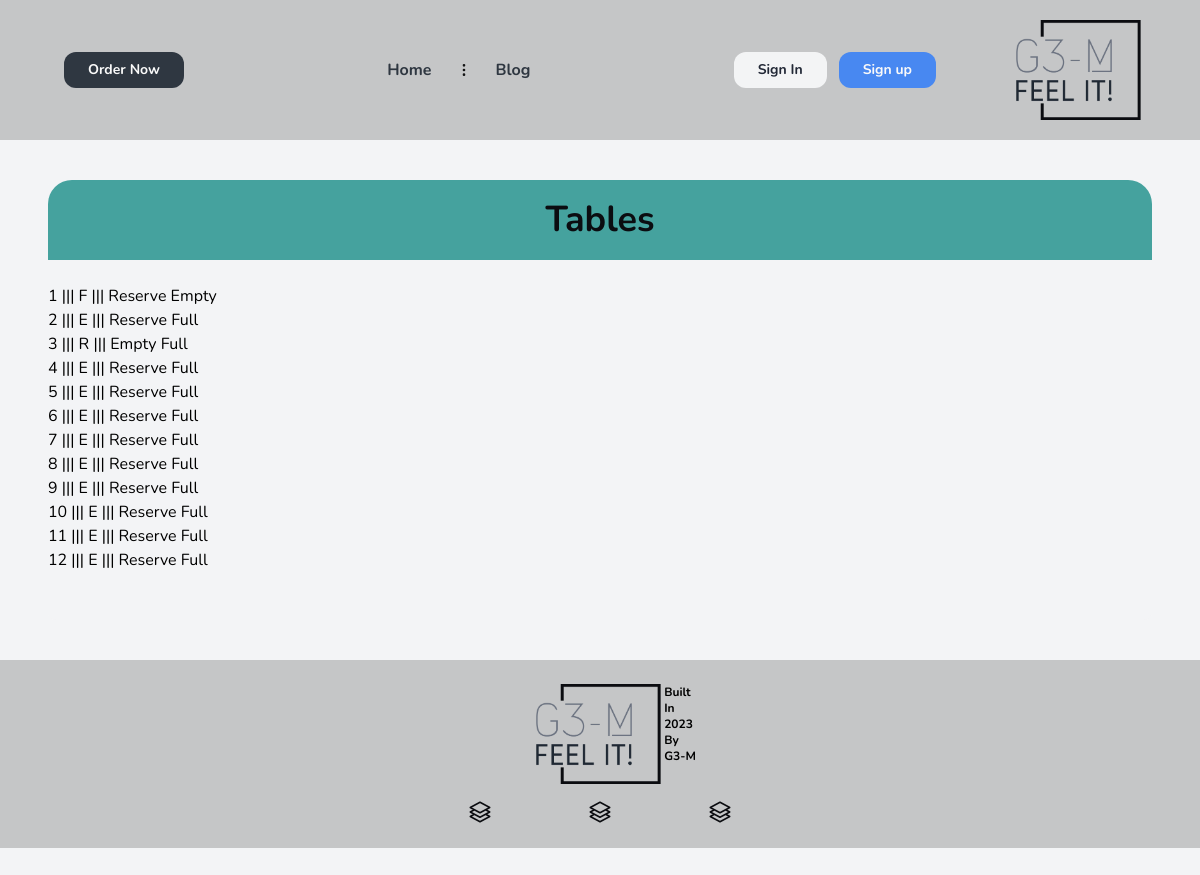
The app's page /tables/list-table, older data.
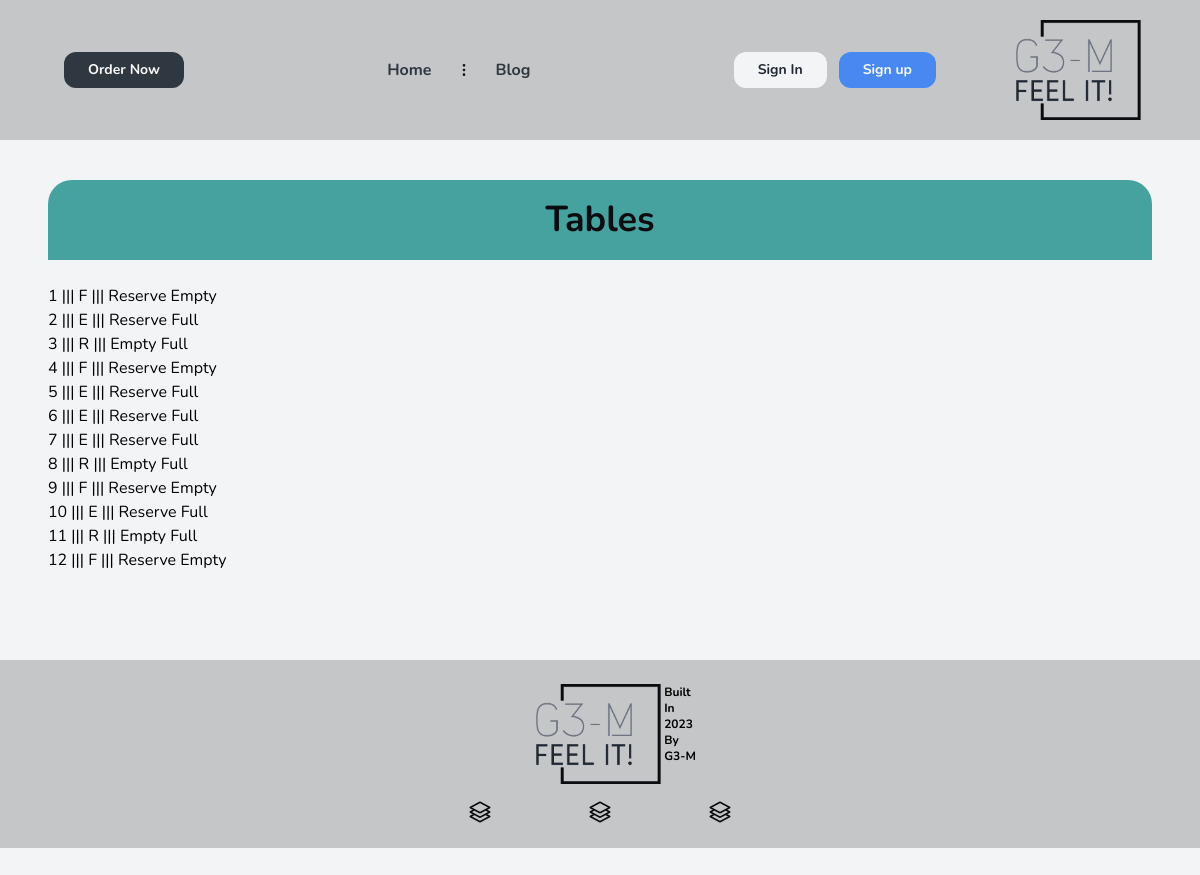
The same page, newer data.
### tables/models.py (models this page shows)
class Table(BaseModel):
    status_fields = [("R", "Reserved"), ("E", "Empty"), ("F", "Full"), ("T", "TakeAway")]
    number = models.PositiveIntegerField()
    status = models.CharField(max_length=1, choices=status_fields, default='E')
    def __str__(self) -> str:
        return f'{self.number}'

### tables/views.py (the view)
# urls.py: path('list-table', views.ListTableView.as_view(), name='list-table'),
class ListTableView(ListView):
    model = Table
    template_name = 'Reservation_ListTableTemplate.html'
    context_object_name = 'table'

### core/models.py (called while the page is built)
    def get_queryset(self):
        return super().get_queryset().filter(deleted_at__isnull=True)

### templates/Reservation_ListTableTemplate.html (shortened to what this page needs)
{% extends "base.html" %}
{% load widget_tweaks %}
{% block content %}
    <div class=" forms-div ">
    <h2 class='forms-header'>Tables</h2>
<div class="center">
	<ul class="tasks">
		{% for task in table %}
            <br>
            {{ task }} |||
            {{ task.status }}  |||
            {% if task.status != 'R' %}
            <form action="{% url 'tables:change-table-status' task.pk 'R' %}" method="post" style="display:inline;">
                <button type="submit">Reserve</button>
            </form>
            {% endif %}
            {% if task.status != 'E' %}
            <form action="{% url 'tables:change-table-status' task.pk 'E' %}" method="post" style="display:inline;">
                <button type="submit">Empty</button>
            </form>
            {% endif %}
            {% if task.status != 'F' %}
            <form action="{% url 'tables:change-table-status' task.pk 'F' %}" method="post" style="display:inline;">
                <button type="submit">Full</button>
            </form>
            {% endif %}
		{% endfor %}
	</ul>
</div>
{% endblock content %}

### templates/base.html (shortened to what this page needs)
{% load static %}
<!DOCTYPE html>
<html lang="en">
<head>
    <link rel="stylesheet" href="{% static 'src/styles.css' %}">
</head>
<body class="bg-gray-100 font-enfont">
    <div class="bg-cafe-white flex  px-4 py-5">
        <nav class=" px-4 lg:py-4 flex justify-between items-center bg-cafe-white  w-full lg:mx-8 opacity-90">
        <div>
            <a class="hidden lg:inline-block py-2 px-6 bg-cafe-gray hover:bg-cafe-blue text-sm text-white font-bold rounded-xl transition duration-200" href="">Order Now</a>
        </div>
		<ul class="hidden lg:flex lg:items-start lg:justify-center lg:w-auto lg:space-x-6">
			<li class="place-self-center"><a class="text-md text-cafe-gray hover:text-blue-600 font-bold" href="{% url 'core:home' %}">Home</a></li>
			<li class="place-self-center">
				<svg xmlns="http://www.w3.org/2000/svg" fill="black" stroke="black" class="w-4 h-4 current-fill" viewBox="0 0 24 24">
					<path stroke-linecap="round" stroke-linejoin="round" stroke-width="2" d="M12 5v0m0 7v0m0 7v0m0-13a1 1 0 110-2 1 1 0 010 2zm0 7a1 1 0 110-2 1 1 0 010 2zm0 7a1 1 0 110-2 1 1 0 010 2z" />
				</svg>
			</li>
			<li class="place-self-center"><a class="text-md text-cafe-gray hover:text-blue-600 font-bold " href="{% url 'blog:list-blog' %}">Blog</a></li>
		</ul>
        <div class="flex">
            {% if not user.is_authenticated %}
            <a class="hidden lg:inline-block lg:ml-auto lg:mr-3 py-2 px-6 bg-gray-50 hover:bg-gray-100 text-sm text-gray-900 font-bold  rounded-xl transition duration-200" href="{% url 'users:login' %}">Sign In</a>
            <a class="hidden lg:inline-block py-2 px-6 bg-blue-500 hover:bg-blue-600 text-sm text-white font-bold rounded-xl transition duration-200" href="{% url 'users:register' %}">Sign up</a>
            {% else %}
            <a class="hidden lg:inline-block py-2 px-6 bg-rose-600 hover:bg-cafe-gray text-sm text-white font-bold rounded-xl transition duration-200" href="{% url 'users:logout' %}">Logout</a>
            {% endif %}
        </div>
        </nav>
        <img class="w-24 h-fit mr-3 lg:w-40 lg:mr-10" src="{% static 'src/Logo.png' %}">
    </div>
    <div class="mb-36 h-full">
        {% block content %}{% endblock %}
    </div>
    <footer class="bg-cafe-white flex flex-col items-center bottom-0 w-full z-30 py-6">
    <div class="mb-4 flex">
        <img class="w-16 lg:w-40 h-fit" src="{% static 'src/Logo.png' %}">
        <div class="lg:flex flex-col hidden">
            <p class="font-bold text-xs ">Built </p>
            <p class="font-bold text-xs "> In </p>
            <p class="font-bold text-xs "> 2023 </p>
            <p class="font-bold text-xs "> By </p>
            <p class="font-bold text-xs "> G3-M</p>
        </div>
    </div>
    <div class="flex items-center text-cafe-black gap-x-24 inline-block">
        </div>
    </footer>
</body>
</html>

Row changes from the older to the newer data that the page shows:
changed Table (number 4 of 12 on the later page): status "E" → "F"; status "Full" → "Empty"
changed Table (number 8 of 12 on the later page): status "E" → "R"; status "Reserve" → "Empty"
changed Table (number 9 of 12 on the later page): status "E" → "F"; status "Full" → "Empty"
changed Table (number 11 of 12 on the later page): status "E" → "R"; status "Reserve" → "Empty"
changed Table (number 12 of 12 on the later page): status "E" → "F"; status "Full" → "Empty"
